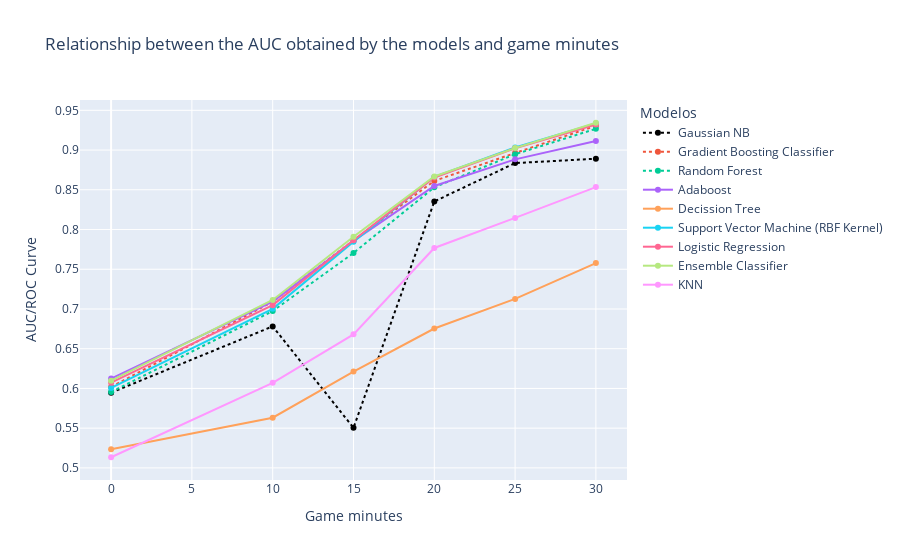

This figure's notebook cell:
### Code cell
fig = px.line(df, color='model', markers=True, x='game_minutes', y='auc',labels={"game_minutes": "Game minutes","auc": "AUC/ROC Curve","model": "Modelos"},title="Relationship between the AUC obtained by the models and game minutes")
fig.update_traces(patch={"line": {"dash": 'dot'}}, selector={"legendgroup": "Gradient Boosting Classifier"})
fig.update_traces(patch={"line": {"dash": 'dot'}}, selector={"legendgroup": "Random Forest"})
fig.update_traces(patch={"line": {'color': 'black',"dash": 'dot'}}, selector={"legendgroup": "Gaussian NB"})
fig.show()

### Figure 1 — Plotly figure (JSON) as saved in the notebook; plotly's stock layout.template omitted (floating-point values rounded to 4 significant figures)
{"data": [{"hovertemplate": "Modelos=Gaussian NB<br>Game minutes=%{x}<br>AUC/ROC Curve=%{y}<extra></extra>", "legendgroup": "Gaussian NB", "line": {"color": "black", "dash": "dot"}, "marker": {"symbol": "circle"}, "mode": "markers+lines", "name": "Gaussian NB", "orientation": "v", "showlegend": true, "type": "scatter", "x": [0, 10, 15, 20, 25, 30], "xaxis": "x", "y": [0.5946, 0.6781, 0.5505, 0.8353, 0.8836, 0.8891], "yaxis": "y"}, {"hovertemplate": "Modelos=Gradient Boosting Classifier<br>Game minutes=%{x}<br>AUC/ROC Curve=%{y}<extra></extra>", "legendgroup": "Gradient Boosting Classifier", "line": {"color": "#EF553B", "dash": "dot"}, "marker": {"symbol": "circle"}, "mode": "markers+lines", "name": "Gradient Boosting Classifier", "orientation": "v", "showlegend": true, "type": "scatter", "x": [0, 10, 15, 20, 25, 30], "xaxis": "x", "y": [0.6019, 0.7092, 0.7862, 0.8612, 0.8963, 0.9306], "yaxis": "y"}, {"hovertemplate": "Modelos=Random Forest<br>Game minutes=%{x}<br>AUC/ROC Curve=%{y}<extra></extra>", "legendgroup": "Random Forest", "line": {"color": "#00cc96", "dash": "dot"}, "marker": {"symbol": "circle"}, "mode": "markers+lines", "name": "Random Forest", "orientation": "v", "showlegend": true, "type": "scatter", "x": [0, 10, 15, 20, 25, 30], "xaxis": "x", "y": [0.5955, 0.6974, 0.7705, 0.8531, 0.8947, 0.9268], "yaxis": "y"}, {"hovertemplate": "Modelos=Adaboost<br>Game minutes=%{x}<br>AUC/ROC Curve=%{y}<extra></extra>", "legendgroup": "Adaboost", "line": {"color": "#ab63fa", "dash": "solid"}, "marker": {"symbol": "circle"}, "mode": "markers+lines", "name": "Adaboost", "orientation": "v", "showlegend": true, "type": "scatter", "x": [0, 10, 15, 20, 25, 30], "xaxis": "x", "y": [0.6124, 0.7092, 0.7857, 0.8548, 0.8883, 0.9115], "yaxis": "y"}, {"hovertemplate": "Modelos=Decission Tree<br>Game minutes=%{x}<br>AUC/ROC Curve=%{y}<extra></extra>", "legendgroup": "Decission Tree", "line": {"color": "#FFA15A", "dash": "solid"}, "marker": {"symbol": "circle"}, "mode": "markers+lines", "name": "Decission Tree", "orientation": "v", "showlegend": true, "type": "scatter", "x": [0, 10, 15, 20, 25, 30], "xaxis": "x", "y": [0.5233, 0.5631, 0.6212, 0.6754, 0.7126, 0.7578], "yaxis": "y"}, {"hovertemplate": "Modelos=Support Vector Machine (RBF Kernel)<br>Game minutes=%{x}<br>AUC/ROC Curve=%{y}<extra></extra>", "legendgroup": "Support Vector Machine (RBF Kernel)", "line": {"color": "#19d3f3", "dash": "solid"}, "marker": {"symbol": "circle"}, "mode": "markers+lines", "name": "Support Vector Machine (RBF Kernel)", "orientation": "v", "showlegend": true, "type": "scatter", "x": [0, 10, 15, 20, 25, 30], "xaxis": "x", "y": [0.6007, 0.7002, 0.7847, 0.8661, 0.9034, 0.9336], "yaxis": "y"}, {"hovertemplate": "Modelos=Logistic Regression<br>Game minutes=%{x}<br>AUC/ROC Curve=%{y}<extra></extra>", "legendgroup": "Logistic Regression", "line": {"color": "#FF6692", "dash": "solid"}, "marker": {"symbol": "circle"}, "mode": "markers+lines", "name": "Logistic Regression", "orientation": "v", "showlegend": true, "type": "scatter", "x": [0, 10, 15, 20, 25, 30], "xaxis": "x", "y": [0.6072, 0.7048, 0.7864, 0.8655, 0.9023, 0.9322], "yaxis": "y"}, {"hovertemplate": "Modelos=Ensemble Classifier<br>Game minutes=%{x}<br>AUC/ROC Curve=%{y}<extra></extra>", "legendgroup": "Ensemble Classifier", "line": {"color": "#B6E880", "dash": "solid"}, "marker": {"symbol": "circle"}, "mode": "markers+lines", "name": "Ensemble Classifier", "orientation": "v", "showlegend": true, "type": "scatter", "x": [0, 10, 15, 20, 25, 30], "xaxis": "x", "y": [0.6098, 0.7114, 0.7908, 0.8667, 0.9024, 0.9344], "yaxis": "y"}, {"hovertemplate": "Modelos=KNN<br>Game minutes=%{x}<br>AUC/ROC Curve=%{y}<extra></extra>", "legendgroup": "KNN", "line": {"color": "#FF97FF", "dash": "solid"}, "marker": {"symbol": "circle"}, "mode": "markers+lines", "name": "KNN", "orientation": "v", "showlegend": true, "type": "scatter", "x": [0, 10, 15, 20, 25, 30], "xaxis": "x", "y": [0.5134, 0.607, 0.6681, 0.7768, 0.8146, 0.8534], "yaxis": "y"}], "layout": {"legend": {"title": {"text": "Modelos"}, "tracegroupgap": 0}, "title": {"text": "Relationship between the AUC obtained by the models and game minutes"}, "xaxis": {"anchor": "y", "domain": [0, 1], "title": {"text": "Game minutes"}}, "yaxis": {"anchor": "x", "domain": [0, 1], "title": {"text": "AUC/ROC Curve"}}}}
